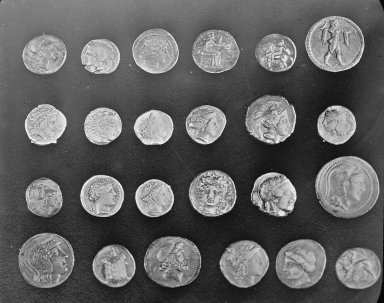
#> input picture skimage.data.coins(), 384 x 303 px
$ jupyter execute S03-L030-restoration_and_noise_handling.ipynb
#> lines starting #> are read from the running program, lines starting #| are printed output that depends on the picture; after the words box and inside, x2 and y2 are one past the last pixel; in counts of white or black regions, pixels touching at a corner belong together
# **Image restoration and noise handling**

#### **1. Masks**
What is a mask?
- A mask is a binary image (boolean array) that highlights regions of interest (True) and ignores others (False).
- Masks are used to selectively process or analyze parts of an image.

Creating a mask using conditions and `np.where`

[cell 1]
import numpy as np
from skimage import data
import matplotlib.pyplot as plt

image = data.coins()
#> image is the input picture: shape (303, 384); min 1, max 252, mean 96.9

[cell 2]
# Rectangle mask to keep only the coin in the bottom left corner
keep_mask = np.zeros_like(image, dtype=bool)
# y coordinates from 210 to 303 and x coordinates from 0 to 115 - correct if needed
keep_mask[210:303, 0:115] = True

# Cover all other coins and background
covered_image = image * keep_mask
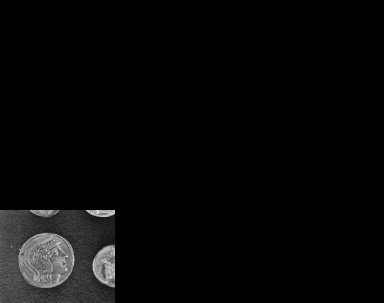
#> covered_image: shape (303, 384); min 0, max 228, mean 7.5
plt.figure(figsize=(10, 5))

plt.subplot(1, 2, 1)
plt.imshow(image, cmap="gray")
plt.title("Original picture")
plt.axis("off")

plt.subplot(1, 2, 2)
plt.imshow(covered_image, cmap="gray")
plt.title("Coin in the bottom left corner")
plt.axis("off")

plt.show()
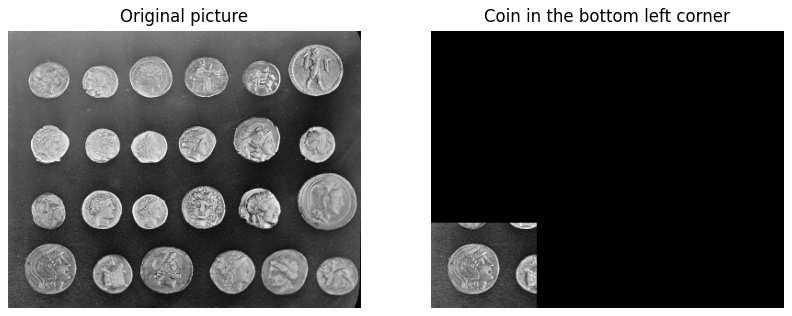
#> figure drawn by matplotlib, 2 panels

Applying a mask to an image

[cell 3]
# create a mask for pixels brighter than a value (e.g., 130)
mask = image > 130  # boolean mask
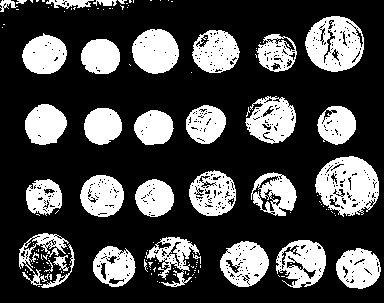
#> mask: shape (303, 384) bool; 28.2% white; 147 white regions (113 under 20 px), largest, box (x1, y1, x2, y2) and area: (315, 156, 379, 217) 2566, (305, 16, 364, 72) 2239, (132, 29, 179, 74) 1634
print(mask.dtype)
#| bool
print(image.shape)
#| (303, 384)
print(mask.shape)
#| (303, 384)

[cell 4]
# using np.where to create a mask with 1s and 0s
mask_numeric = np.where(image > 130, 1, 0)
print(mask_numeric.dtype)
#| int64
print(mask_numeric.shape)
#| (303, 384)

[cell 5]
# set all pixels outside the mask to zero (black)
masked_image = image * mask
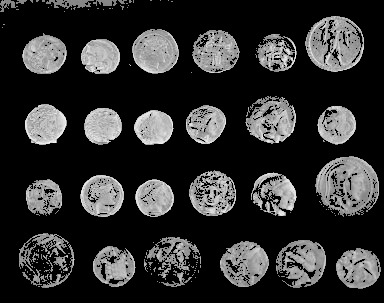
#> masked_image: shape (303, 384); min 0, max 252, mean 47.3
print(masked_image.dtype)
#| uint8
print(masked_image.shape)
#| (303, 384)

fig, axes = plt.subplots(1, 2, figsize=(10, 5))
axes[0].imshow(image, cmap='gray')
axes[0].set_title("Original Image")
axes[0].axis('off')

axes[1].imshow(masked_image, cmap='gray')
axes[1].set_title("Image with maskaApplied")
axes[1].axis('off')
plt.show()

#### **2. Image restoration**

Image restoration involves techniques to recover or reconstruct parts of an image that are damaged, missing, or corrupted. One effective approach is inpainting, which fills in missing areas naturally based on surrounding pixels.

[cell 6]
from skimage.restoration import inpaint
from skimage import io

image = io.imread("nature.jpg")
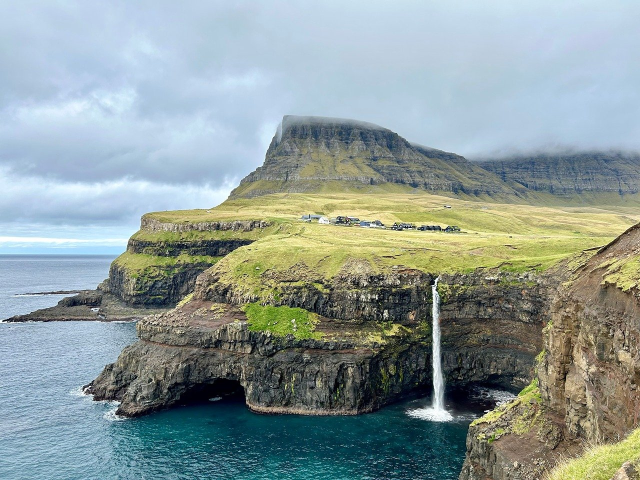
#> input picture nature.jpg, 1280 x 960 px (shown at 1/2 size)
#> image is the input picture: shape (960, 1280, 3); mean R, G, B 141.5, 155.8, 153.7

[cell 7]
# simulate damage by zeroing out a rectangular region
mask = np.zeros(image.shape, dtype=bool)
mask[500:550, 700:750] = True  # mark area to inpaint
mask[430:460, 500:550] = True
mask[100:140, 900:1000] = True
mask[800:850, 150:200] = True

damaged = image.copy()
damaged[mask] = 0  # remove pixels in mask region
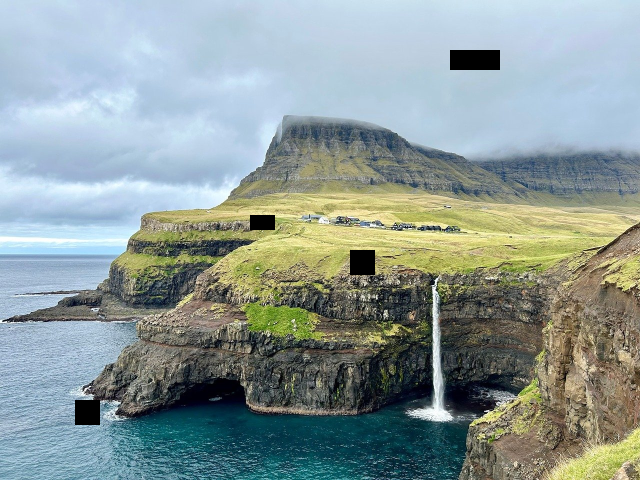
#> damaged: shape (960, 1280, 3) (shown at 1/2 size); 0.85% of pixels changed, all inside (x1, y1, x2, y2) = (150, 100, 1000, 850)

plt.figure(figsize=(10,4))
plt.subplot(1, 2, 1)
plt.imshow(damaged, cmap='gray')
plt.title('Damaged Image')
plt.axis('off')
plt.show()

[cell 8]
restored = inpaint.inpaint_biharmonic(damaged, mask, channel_axis=None)

plt.subplot(1, 2, 2)
plt.imshow(restored, cmap='gray')
plt.title('Restored Image (biharmonic inpaint)')
plt.axis('off')
plt.show()

- The method fills in the masked region smoothly using PDE-based interpolation.
- Works well for small to medium regions with smooth textures.
- Inpainting is not magic: large missing areas or complex textures can be challenging.

#### **3. Noise simulation in images**
- Simulating noise helps test denoising algorithms or understand noise effects.
- Use `skimage.util.random_noise` to add various noise types, like Gaussian, salt & pepper, speckle.

[cell 9]
from skimage.util import random_noise

noisy_image = random_noise(image, mode='s&p', amount=0.05)  # salt & pepper noise
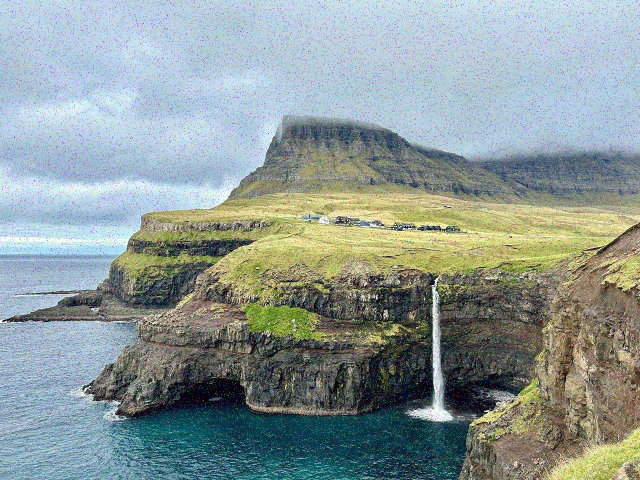
#> noisy_image: shape (960, 1280, 3) float64 (shown at 1/2 size); mean R, G, B 0.552, 0.605, 0.598

plt.figure(figsize=(8, 4))
plt.subplot(1, 2, 1)
plt.imshow(image, cmap='gray')
plt.title("Original image")
plt.axis('off')

plt.subplot(1, 2, 2)
plt.imshow(noisy_image, cmap='gray')
plt.title("Image with salt & pepper Noise")
plt.axis('off')
plt.show()

#### **4. Denoising**
`denoise_tv_chambolle` reduces noise by minimizing the total variation of the image. It effectively smooths out noise in flat regions while preserving sharp edges.

- `weight` controls the denoising strength (higher values mean stronger smoothing).

[cell 10]
from skimage.restoration import denoise_tv_chambolle
import matplotlib.pyplot as plt

tv_denoised_1 = denoise_tv_chambolle(noisy_image, weight=0.1, channel_axis=None)
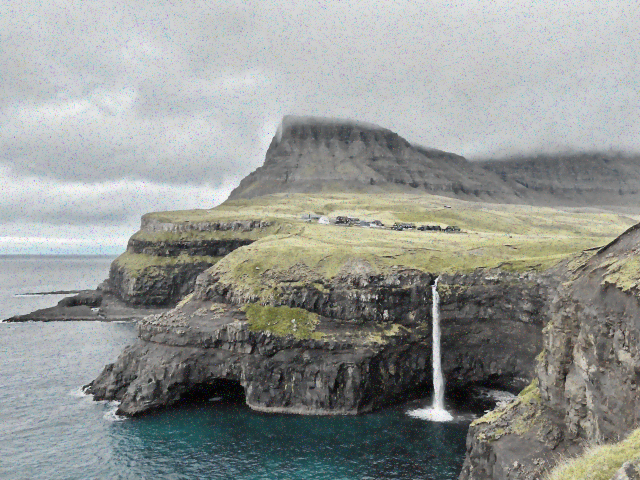
#> tv_denoised_1: shape (960, 1280, 3) float64 (shown at 1/2 size); mean R, G, B 0.581, 0.594, 0.581
tv_denoised_03 = denoise_tv_chambolle(noisy_image, weight=0.03)


plt.figure(figsize=(20, 5))
plt.subplot(1, 4, 1)
plt.imshow(image, cmap='gray')
plt.title('Original image')
plt.axis('off')

plt.subplot(1, 4, 2)
plt.imshow(noisy_image, cmap='gray')
plt.title('Noisy image')
plt.axis('off')

plt.subplot(1, 4, 3)
plt.imshow(tv_denoised_1, cmap='gray')
plt.title('Denoised image 0.1 (Total Variation)')
plt.axis('off')

plt.subplot(1, 4, 4)
plt.imshow(tv_denoised_03, cmap='gray')
plt.title('Denoised image 0.03 (Total Variation)')
plt.axis('off')


plt.show()
